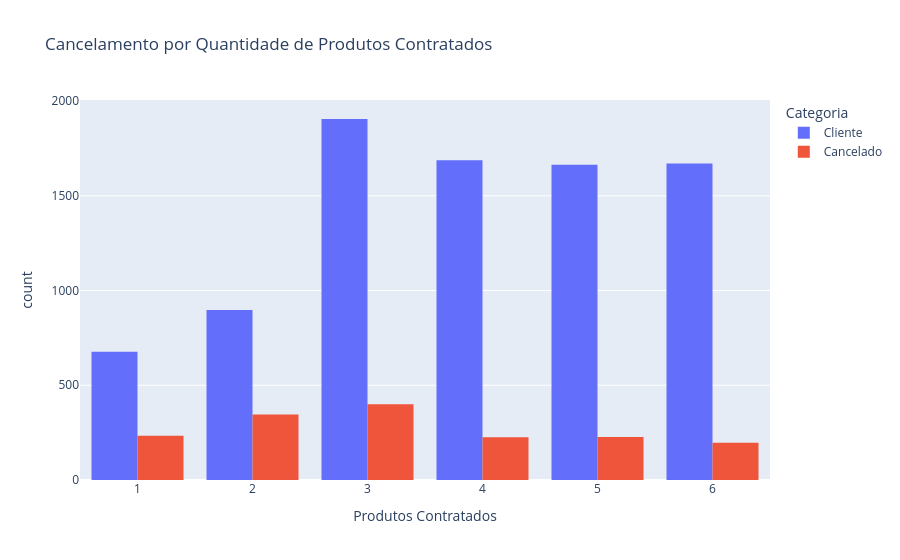

Here is the notebook cell this chart was saved with:
### Code cell
# 1. Criamos um histograma para comparar a quantidade de produtos contratados
# Queremos ver se quem tem 1 ou 2 produtos cancela mais do que quem tem 5 ou 6.
fig_produtos = px.histogram(df, 
                            x="Produtos Contratados", 
                            color="Categoria", 
                            barmode="group",
                            title="Cancelamento por Quantidade de Produtos Contratados")

# 2. Exibindo o novo gráfico
fig_produtos.show()

# 3. Calculando a média exata para o seu relatório
media_prod_ativos = df_ativos['Produtos Contratados'].mean()
media_prod_cancelados = df_cancelados['Produtos Contratados'].mean()

print(f"Média de produtos dos Ativos: {media_prod_ativos:.2f}")
print(f"Média de produtos dos Cancelados: {media_prod_cancelados:.2f}")

### Figure 1 — Plotly figure (JSON) as saved in the notebook; plotly's stock layout.template omitted (floating-point values rounded to 4 significant figures; data arrays with more than 128 entries replaced by an {"elided": "..."} marker saying what was removed)
{"data": [{"alignmentgroup": "True", "bingroup": "x", "hovertemplate": "Categoria=Cliente<br>Produtos Contratados=%{x}<br>count=%{y}<extra></extra>", "legendgroup": "Cliente", "marker": {"color": "#636efa", "pattern": {"shape": ""}}, "name": "Cliente", "offsetgroup": "Cliente", "orientation": "v", "showlegend": true, "type": "histogram", "x": {"elided": "8500 int values"}, "xaxis": "x", "yaxis": "y"}, {"alignmentgroup": "True", "bingroup": "x", "hovertemplate": "Categoria=Cancelado<br>Produtos Contratados=%{x}<br>count=%{y}<extra></extra>", "legendgroup": "Cancelado", "marker": {"color": "#EF553B", "pattern": {"shape": ""}}, "name": "Cancelado", "offsetgroup": "Cancelado", "orientation": "v", "showlegend": true, "type": "histogram", "x": {"elided": "1627 int values"}, "xaxis": "x", "yaxis": "y"}], "layout": {"barmode": "group", "legend": {"title": {"text": "Categoria"}, "tracegroupgap": 0}, "title": {"text": "Cancelamento por Quantidade de Produtos Contratados"}, "xaxis": {"anchor": "y", "domain": [0, 1], "title": {"text": "Produtos Contratados"}}, "yaxis": {"anchor": "x", "domain": [0, 1], "title": {"text": "count"}}}}
